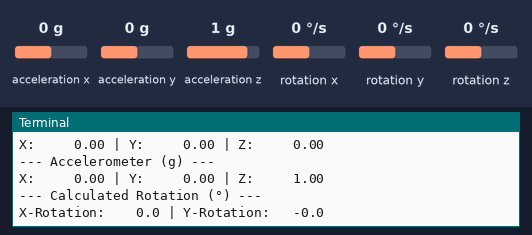
The program below on a simulated Raspberry Pi (BCM pin numbers). Parts: the last lines printed to the terminal. Inputs (shaded band) come from the test bench; at power-on: acceleration x 0 g, acceleration y 0 g, acceleration z 1 g, rotation x 0 °/s, rotation y 0 °/s, rotation z 0 °/s.

Above: at 1.2 s.
1.3 s: acceleration x set to -1.4 g
At 1.9 s:
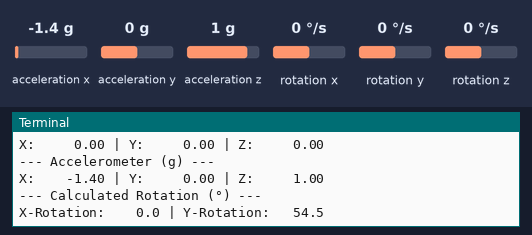
3.5 s: acceleration y set to -0.2 g
At 4.0 s:
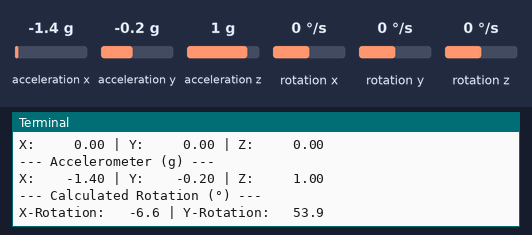

Measured:
- the behaviour switches between 0 and -0.1 g on acceleration y (found by bisection; images 1 and 2)
- after the input at 1.3 s, the terminal: prints a new line after 0.23 s (image 1)
- after the input at 3.5 s, the terminal: prints a new line after 0.07 s (image 2)

The program:

2.2.6_mpu6050.py
```python
#!/usr/bin/env python3

"""
2.2.6_mpu6050.py

This script provides a refactored, object-oriented version for reading data
from an MPU-6050 accelerometer and gyroscope sensor.

It is structured to be similar in clarity and organization to a well-written C
program, using a class to manage the sensor, a data structure to hold vector
information, and clear constants for configuration.
"""

import smbus
import math
import time

class MPU6050:
    """
    A class to interact with the MPU-6050 sensor, providing methods to
    read accelerometer, gyroscope, and rotation data.
    """

    # --- I2C and Register Constants ---
    I2C_ADDR = 0x68

    # Power Management Register
    REG_PWR_MGMT_1 = 0x6B

    # Accelerometer Registers
    REG_ACCEL_X_OUT = 0x3B
    REG_ACCEL_Y_OUT = 0x3D
    REG_ACCEL_Z_OUT = 0x3F

    # Gyroscope Registers
    REG_GYRO_X_OUT = 0x43
    REG_GYRO_Y_OUT = 0x45
    REG_GYRO_Z_OUT = 0x47

    # --- Scale Factors ---
    # From the MPU-6050 datasheet for default settings:
    # Gyroscope: FS_SEL=0 -> ±250 °/s -> Sensitivity: 131 LSB/°/s
    # Accelerometer: AFS_SEL=0 -> ±2g -> Sensitivity: 16384 LSB/g
    GYRO_SCALE_FACTOR = 131.0
    ACCEL_SCALE_FACTOR = 16384.0

    class Vector3D:
        """A simple data structure to hold 3D vector data (like a C struct)."""
        def __init__(self, x=0.0, y=0.0, z=0.0):
            self.x = x
            self.y = y
            self.z = z

        def __str__(self):
            # Formats the vector for clean printing.
            return f"X: {self.x:8.2f} | Y: {self.y:8.2f} | Z: {self.z:8.2f}"

    def __init__(self, bus_number=1):
        """
        Initializes the MPU-6050 sensor.
        Args:
            bus_number (int): The I2C bus number (1 for most Raspberry Pi models).
        """
        try:
            self.bus = smbus.SMBus(bus_number)
            # Wake up the sensor - it starts in sleep mode by default.
            self.bus.write_byte_data(self.I2C_ADDR, self.REG_PWR_MGMT_1, 0)
            print("MPU-6050 sensor initialized and woken up.")
        except IOError:
            print(f"Failed to initialize I2C device at address 0x{self.I2C_ADDR:X}.")
            print("Please check your connections and the I2C address.")
            exit(1) # Exit if sensor is not found

    def _read_word_2c(self, register):
        """
        Reads a 16-bit signed value (in two's complement format) from two
        adjacent 8-bit registers.
        Args:
            register (int): The starting register address.
        Returns:
            int: The signed 16-bit value.
        """
        high = self.bus.read_byte_data(self.I2C_ADDR, register)
        low = self.bus.read_byte_data(self.I2C_ADDR, register + 1)
        value = (high << 8) | low

        # Convert from two's complement
        if value >= 0x8000:
            return -((65535 - value) + 1)
        return value

    def get_gyro_data(self, scaled=True):
        """
        Reads gyroscope data (x, y, z axes).
        Args:
            scaled (bool): If True, returns scaled data in °/s. If False, returns raw integer data.
        Returns:
            Vector3D: A vector object containing the gyroscope data.
        """
        x = self._read_word_2c(self.REG_GYRO_X_OUT)
        y = self._read_word_2c(self.REG_GYRO_Y_OUT)
        z = self._read_word_2c(self.REG_GYRO_Z_OUT)

        if scaled:
            x /= self.GYRO_SCALE_FACTOR
            y /= self.GYRO_SCALE_FACTOR
            z /= self.GYRO_SCALE_FACTOR

        return self.Vector3D(x, y, z)

    def get_accel_data(self, scaled=True):
        """
        Reads accelerometer data (x, y, z axes).
        Args:
            scaled (bool): If True, returns scaled data in g's. If False, returns raw integer data.
        Returns:
            Vector3D: A vector object containing the accelerometer data.
        """
        x = self._read_word_2c(self.REG_ACCEL_X_OUT)
        y = self._read_word_2c(self.REG_ACCEL_Y_OUT)
        z = self._read_word_2c(self.REG_ACCEL_Z_OUT)

        if scaled:
            x /= self.ACCEL_SCALE_FACTOR
            y /= self.ACCEL_SCALE_FACTOR
            z /= self.ACCEL_SCALE_FACTOR

        return self.Vector3D(x, y, z)

    @staticmethod
    def _dist(a, b):
        """Calculates the Euclidean distance between two points (sqrt(a^2 + b^2))."""
        return math.sqrt(a*a + b*b)

    def get_rotation(self, accel_vector):
        """
        Calculates rotation around X and Y axes based on the gravity vector
        measured by the accelerometer.
        Args:
            accel_vector (Vector3D): The SCALED accelerometer data vector.
        Returns:
            dict: A dictionary with 'x' and 'y' rotation in degrees.
        """
        # Calculate rotation using atan2, which is robust and handles all quadrants.
        x_rad = math.atan2(accel_vector.y, self._dist(accel_vector.x, accel_vector.z))
        y_rad = math.atan2(accel_vector.x, self._dist(accel_vector.y, accel_vector.z))

        # Convert radians to degrees for human-readable output.
        x_deg = math.degrees(x_rad)
        y_deg = -math.degrees(y_rad)  # Y-rotation is often inverted depending on convention.

        return {'x': x_deg, 'y': y_deg}

def main():
    """Main function to initialize the sensor and run the data reading loop."""
    sensor = MPU6050()
    print("\nStarting sensor readings. Press Ctrl+C to exit.")

    try:
        while True:
            # Read data from the sensor
            gyro_data = sensor.get_gyro_data()
            accel_data = sensor.get_accel_data()
            rotation = sensor.get_rotation(accel_data)

            # Print the data in a clean, formatted block
            print("\n-----------------------------------------")
            print(f"--- Gyroscope (°/s) ---")
            print(gyro_data)

            print(f"--- Accelerometer (g) ---")
            print(accel_data)

            print("--- Calculated Rotation (°) ---")
            print(f"X-Rotation: {rotation['x']:6.1f} | Y-Rotation: {rotation['y']:6.1f}")

            # Wait before the next reading
            time.sleep(0.5)

    except KeyboardInterrupt:
        print("\nProgram terminated by user.")
    finally:
        print("Exiting.")

if __name__ == '__main__':
    # This ensures the main() function is called only when the script is executed directly.
    main()
```
